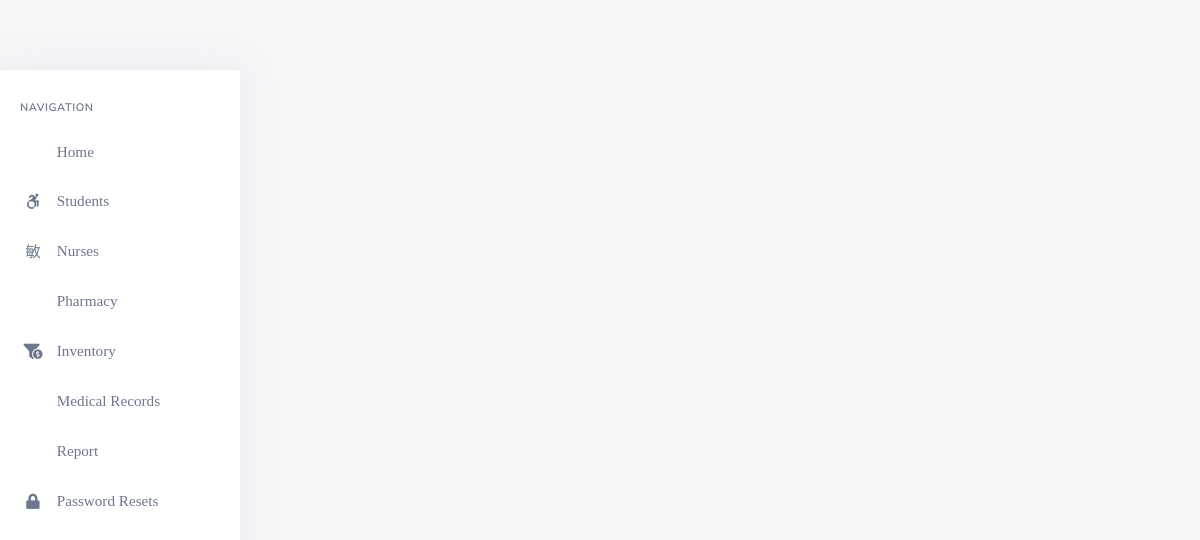
/backend/admin/his_admin_add_single_pres.php?pat_number=DCRI8, run on an earlier commit of the app's database.
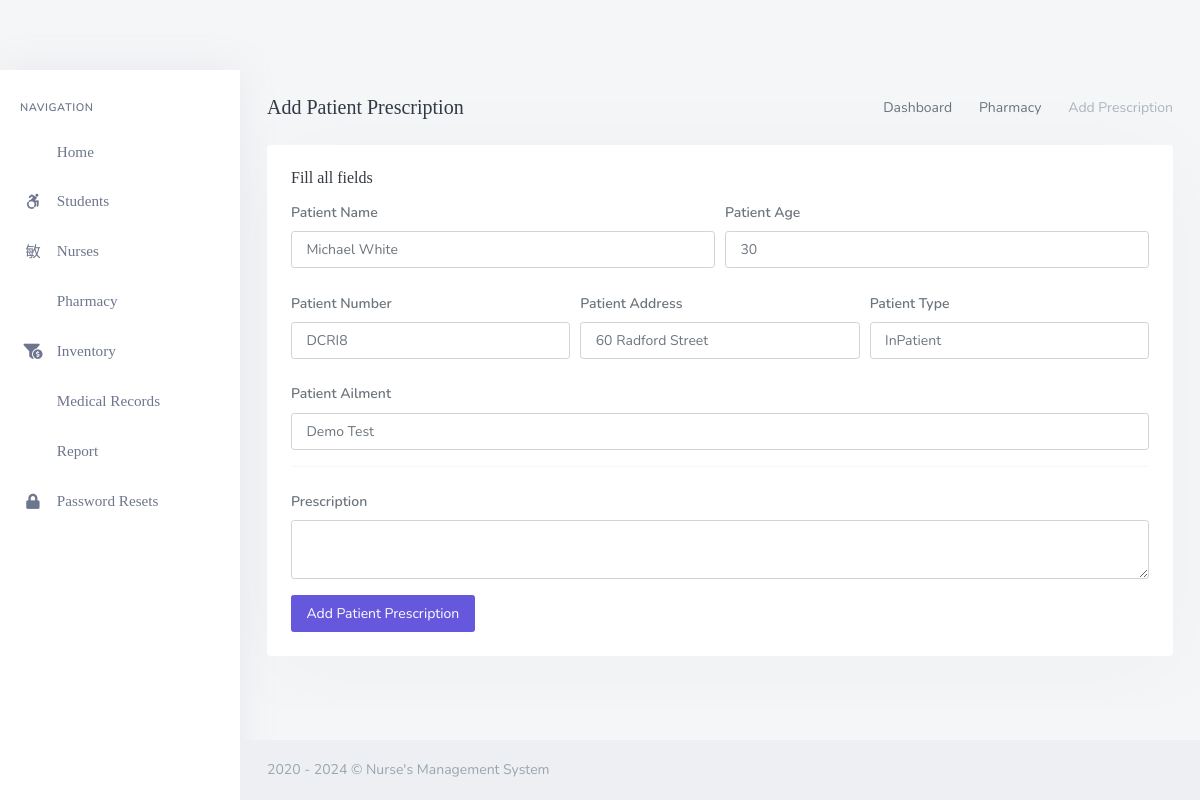
And on a later commit of the database.
### tables this page shows
CREATE TABLE `his_patients` (
  `pat_id` int(20) NOT NULL,
  `pat_fname` varchar(200) DEFAULT NULL,
  `pat_lname` varchar(200) DEFAULT NULL,
  `pat_dob` varchar(200) DEFAULT NULL,
  `pat_age` varchar(200) DEFAULT NULL,
  `pat_number` varchar(200) DEFAULT NULL,
  `pat_addr` varchar(200) DEFAULT NULL,
  `pat_phone` varchar(200) DEFAULT NULL,
  `pat_type` varchar(200) DEFAULT NULL,
  `pat_date_joined` timestamp(6) NOT NULL DEFAULT CURRENT_TIMESTAMP(6) ON UPDATE CURRENT_TIMESTAMP(6),
  `pat_ailment` varchar(200) DEFAULT NULL,
  `pat_discharge_status` varchar(200) DEFAULT NULL
);

### backend/admin/his_admin_add_single_pres.php (the view, shortened to what this page needs)
<?php
	include('assets/inc/config.php');
?>
<!DOCTYPE html>
<html lang="en">
    <?php include('assets/inc/head.php');?>
    <body>
        <div id="wrapper">
            <?php include("assets/inc/sidebar.php");?>
            <?php
                $pat_number = $_GET['pat_number'];
                $ret="SELECT  * FROM his_patients WHERE pat_number=?";
                $stmt= $mysqli->prepare($ret) ;
                $stmt->bind_param('s',$pat_number);
                $stmt->execute() ;
                $res=$stmt->get_result();
                while($row=$res->fetch_object())
                {
            ?>
                <div class="content-page">
                    <div class="content">
                        <div class="container-fluid">
                            <div class="row">
                                <div class="col-12">
                                    <div class="page-title-box">
                                        <div class="page-title-right">
                                            <ol class="breadcrumb m-0">
                                                <li class="breadcrumb-item"><a href="his_admin_dashboard.php">Dashboard</a></li>
                                                <li class="breadcrumb-item"><a href="javascript: void(0);">Pharmacy</a></li>
                                                <li class="breadcrumb-item active">Add Prescription</li>
                                            </ol>
                                        </div>
                                        <h4 class="page-title">Add Patient Prescription</h4>
                                    </div>
                                </div>
                            </div>
                            <div class="row">
                                <div class="col-12">
                                    <div class="card">
                                        <div class="card-body">
                                            <h4 class="header-title">Fill all fields</h4>
                                            <form method="post">
                                                <div class="form-row">
                                                    <div class="form-group col-md-6">
                                                        <label for="inputEmail4" class="col-form-label">Patient Name</label>
                                                        <input type="text" required="required" readonly name="pres_pat_name" value="<?php echo $row->pat_fname;?> <?php echo $row->pat_lname;?>" class="form-control" id="inputEmail4" placeholder="Patient's First Name">
                                                    </div>
                                                    <div class="form-group col-md-6">
                                                        <label for="inputPassword4" class="col-form-label">Patient Age</label>
                                                        <input required="required" type="text" readonly name="pres_pat_age" value="<?php echo $row->pat_age;?>" class="form-control"  id="inputPassword4" placeholder="Patient`s Last Name">
                                                    </div>
                                                </div>
                                                <div class="form-row">
                                                    <div class="form-group col-md-4">
                                                        <label for="inputEmail4" class="col-form-label">Patient Number</label>
                                                        <input type="text" required="required" readonly name="pres_pat_number" value="<?php echo $row->pat_number;?>" class="form-control" id="inputEmail4" placeholder="DD/MM/YYYY">
                                                    </div>
                                                    <div class="form-group col-md-4">
                                                        <label for="inputPassword4" class="col-form-label">Patient Address</label>
                                                        <input required="required" type="text" readonly name="pres_pat_addr" value="<?php echo $row->pat_addr;?>" class="form-control"  id="inputPassword4" placeholder="Patient`s Age">
                                                    </div>
                                                    <div class="form-group col-md-4">
                                                        <label for="inputPassword4" class="col-form-label">Patient Type</label>
                                                        <input required="required" readonly type="text" name="pres_pat_type" value="<?php echo $row->pat_type;?>" class="form-control"  id="inputPassword4" placeholder="Patient`s Age">
                                                    </div>
                                                </div>
                                                <div class="form-group ">
                                                        <label for="inputCity" class="col-form-label">Patient Ailment</label>
                                                        <input required="required" type="text" value="<?php echo $row->pat_ailment;?>" name="pres_pat_ailment" class="form-control" id="inputCity">
                                                </div>
                                                <hr>
                                                <div class="form-group">
                                                        <label for="inputAddress" class="col-form-label">Prescription</label>
                                                        <textarea required="required"  type="text" class="form-control" name="pres_ins" id="editor"></textarea>
                                                </div>
                                                <button type="submit" name="add_patient_presc" class="ladda-button btn btn-primary" data-style="expand-right">Add Patient Prescription</button>
                                            </form>
                                        </div>
                                    </div>
                                </div>
                            </div>
                        </div>
                    </div>
                    <?php include('assets/inc/footer.php');?>
                </div>
            <?php }?>
        </div>
    </body>
</html>

### backend/admin/assets/inc/head.php (shortened to what this page needs)
<head>
        <link href="assets/libs/flatpickr/flatpickr.min.css" rel="stylesheet" type="text/css" />
        <link href="assets/css/bootstrap.min.css" rel="stylesheet" type="text/css" />
        <link href="assets/css/icons.min.css" rel="stylesheet" type="text/css" />
        <link href="assets/css/app.min.css" rel="stylesheet" type="text/css" />
         <link href="assets/libs/ladda/ladda-themeless.min.css" rel="stylesheet" type="text/css" />
        <link href="assets/libs/footable/footable.core.min.css" rel="stylesheet" type="text/css" />
</head>

### backend/admin/assets/inc/sidebar.php (shortened to what this page needs)
<!DOCTYPE html>
<html lang="en">
<head>
    <link rel="stylesheet" href="https://cdnjs.cloudflare.com/ajax/libs/metisMenu/3.0.6/metisMenu.min.css">
</head>
<body>
    <div class="left-side-menu">
        <div class="slimscroll-menu">
            <div id="sidebar-menu">
                <ul class="metismenu" id="side-menu">
                    <li class="menu-title">Navigation</li>
                    <li>
                        <a href="his_admin_dashboard.php">
                            <i class="fe-airplay"></i>
                            <span> Home </span>
                        </a>
                    </li>
                    <li>
                        <a href="javascript: void(0);">
                            <i class="fab fa-accessible-icon "></i>
                            <span> Students </span>
                            <span class="menu-arrow"></span>
                        </a>
                    </li>
                    <li>
                         <a href="javascript: void(0);">
                             <i class="mdi mdi-doctor"></i>
                             <span> Nurses </span>
                             <span class="menu-arrow"></span>
                        </a>
                    </li>
                    <li>
                                <a href="javascript: void(0);">
                                    <i class="mdi mdi-pill"></i>
                                    <span> Pharmacy </span>
                                    <span class="menu-arrow"></span>
                                </a>
                                    </li>
                                    </ul>
                            <li>
                                <a href="javascript: void(0);">
                                    <i class=" fas fa-funnel-dollar "></i>
                                    <span> Inventory </span>
                                    <span class="menu-arrow"></span>
                                </a>
                            </li>
                            <li>
                                <a href="javascript: void(0);">
                                    <i class="fe-file-text"></i>
                                    <span> Medical Records </span>
                                    <span class="menu-arrow"></span>
                                </a>
                            </li>
                            <li>
                                <a href="javascript: void(0);">
                                    <i class="mdi mdi-flask"></i>
                                    <span> Report </span>
                                    <span class="menu-arrow"></span>
                                </a>
                            </li>
                    <li>
                        <a href="javascript: void(0);">
                            <i class="fas fa-lock"></i>
                            <span> Password Resets </span>
                            <span class="menu-arrow"></span>
                        </a>
                    </li>
            </div>
        </div>
    </div>
</body>
</html>

### backend/admin/assets/inc/footer.php
<footer class="footer">
    <div class="container-fluid">
        <div class="row">
            <div class="col-md-12">
                2020 - <?php echo date('Y'); ?> &copy; Nurse's Management System</a>
            </div>
        </div>
    </div>
</footer>

What changed in the data, as far as the page shows it:
added his_patients: pres_pat_name "Michael White", pres_pat_age "30", pres_pat_number "DCRI8", pres_pat_addr "60 Radford Street", pres_pat_type "InPatient", pres_pat_ailment "Demo Test"
